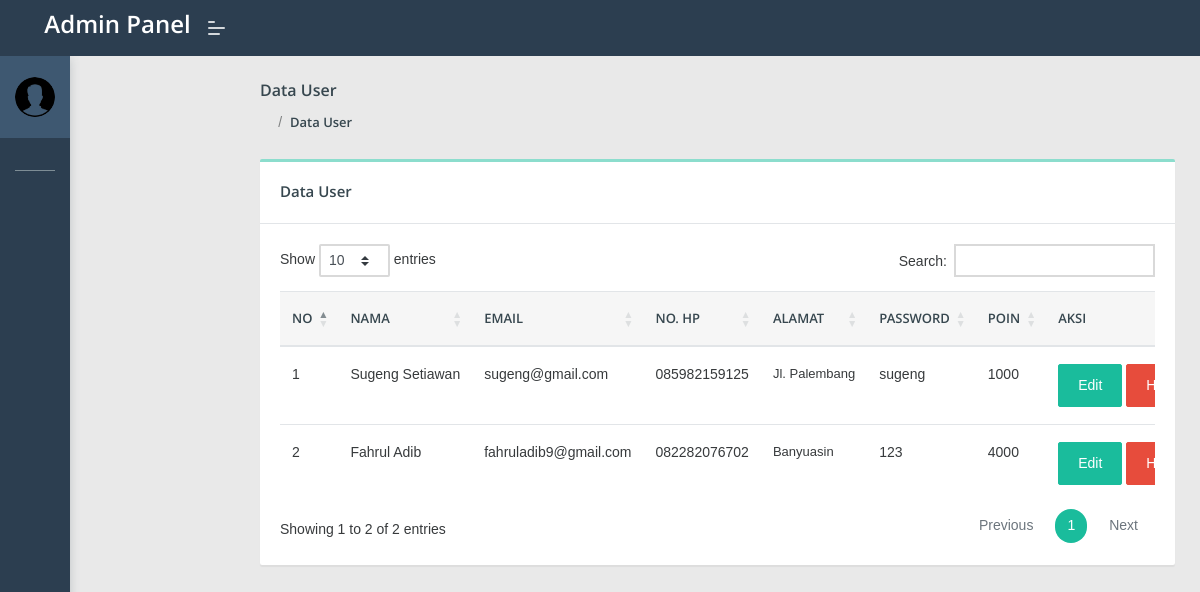
The page /admin/index.php?halaman=userdaftar on the database its author committed.
### tables this page shows
CREATE TABLE `user` (
  `id` int(11) NOT NULL,
  `nama` varchar(255) NOT NULL,
  `email` varchar(255) NOT NULL,
  `password` text NOT NULL,
  `nohp` varchar(15) NOT NULL,
  `alamat` text NOT NULL,
  `poin` varchar(250) NOT NULL DEFAULT '0'
);

### admin/userdaftar.php (the view, shortened to what this page needs)
<section class="pcoded-main-container">
    <div class="pcoded-content">
        <div class="page-header">
            <div class="page-block">
                <div class="row align-items-center">
                    <div class="col-md-12">
                        <div class="page-header-title">
                            <h5 class="m-b-10">Data User</h5>
                        </div>
                        <ul class="breadcrumb">
                            <li class="breadcrumb-item"><a href="index.php"><i class="feather icon-home"></i></a></li>
                            <li class="breadcrumb-item"><a href="#!">Data User</a></li>
                        </ul>
                    </div>
                </div>
            </div>
        </div>
        <div class="row">
            <div class="col-md-12">
                <div class="card">
                    <div class="card-header">
                        <h5>Data User</h5>
                    </div>
                    <div class="card-body table-border-style">
                        <div class="table-responsive">
                            <table class="table table-hover" id="tabel">
                                <thead>
                                    <tr>
                                        <th>No</th>
                                        <th>Nama</th>
                                        <th>Email</th>
                                        <th>No. HP</th>
                                        <th>Alamat</th>
                                        <th>Password</th>
                                        <th>Poin</th>
                                        <th>Aksi</th>
                                    </tr>
                                </thead>
                                <tbody>
                                    <?php $nomor = 1; ?>
                                    <?php $ambil = $koneksi->query("SELECT * FROM user"); ?>
                                    <?php while ($data = $ambil->fetch_assoc()) { ?>
                                        <tr>
                                            <td><?php echo $nomor; ?></td>
                                            <td><?php echo $data['nama'] ?></td>
                                            <td><?php echo $data['email'] ?></td>
                                            <td><?php echo $data['nohp'] ?></td>
                                            <td><?php echo $data['alamat'] ?></td>
                                            <td><?php echo $data['password'] ?></td>
                                            <td><?php echo $data['poin'] ?></td>
                                            <td>
                                                <a href="index.php?halaman=useredit&id=<?php echo $data['id'] ?>" class="btn btn-primary">Edit</a>
                                                <a href="index.php?halaman=userhapus&id=<?php echo $data['id'] ?>" class="btn btn-danger" onclick="return confirm('Apakah Anda Yakin Ingin Menghapus Data ?')">Hapus</a>
                                            </td>
                                        </tr>
                                        <?php $nomor++; ?>
                                    <?php } ?>
                                </tbody>
                            </table>
                        </div>
                    </div>
                </div>
            </div>
        </div>
    </div>
</section>

### rows shown on the page
user: nama "Sugeng Setiawan", email "sugeng@gmail.com", nohp "085982159125", alamat "Jl. Palembang", password "sugeng", poin "1000"
user: nama "Fahrul Adib", email "fahruladib9@gmail.com", nohp "082282076702", alamat "Banyuasin", password "123", poin "4000"
